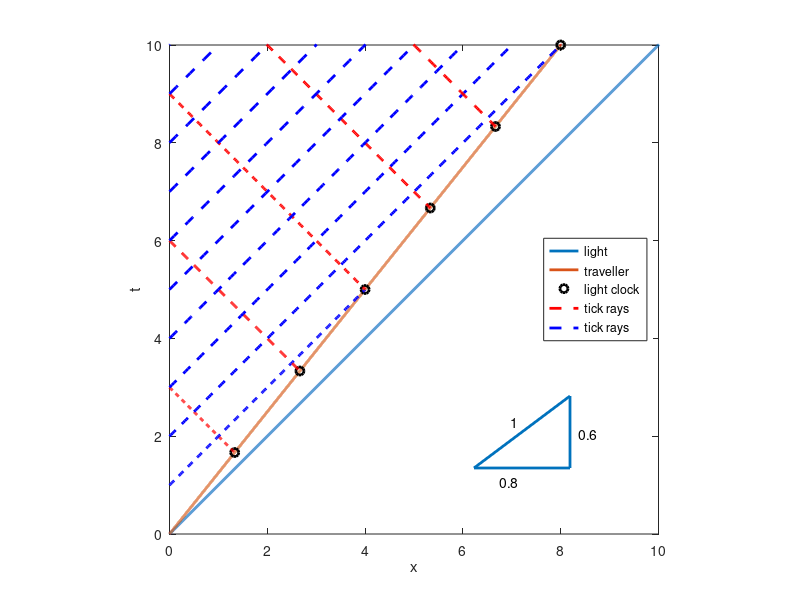

The MATLAB source for this figure:
clear all
close all

N = 10;
v = 0.8;
gamma = sqrt(1-v^2) % "speed of time for the traveller"
ax = 0;
at = 0;
for x = 1:N
    at(x) = x/gamma;
    ax(x) = v*at(x);

end
t = linspace(0, N+1, 2^14);

figure;
hold on;

plot(t, t, 'linewidth', 2);
plot(v*t, t, 'linewidth', 2);
plot(ax, at, 'ok', 'linewidth', 2);

try
    for s = 1:N
        x = linspace(0, ax(s), 256);
        t = linspace(ax(s)+at(s), at(s), 256);
        plot(x, t, '--r', 'linewidth', 2);
        x = linspace(0, s*v/(1-v), 256);
        t = s+x;
        plot(x, t, '--b', 'linewidth', 2);
    end
end

legend('light', 'traveller', 'light clock', 'tick rays', 'tick rays', 'location', 'east');
xlabel('x');
ylabel('t');
axis([0 N+1 -1 N]);
axis([0 10 0 10]);
axis square;
box on;

axes('Position',[.55 .2 .22 .22])
plot([0 v v 0], [0 0 gamma 0], 'linewidth', 2);
axis([-0.1 1 -0.1 1]);
text(0.21, -0.12, '0.8');
text(0.87, 0.28, '0.6');
text(0.3, 0.38, '1');
axis square;
axis off;